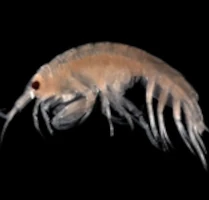
#> input picture CardDealer/microbe_pics/Amphipod.webp, 209 x 200 px; its folder holds 4 pictures in this run
$ python make_bingo_card.py
#> lines starting #> are read from the running program, lines starting #| are printed output that depends on the picture
#!/usr/bin/env python3

from os import path, listdir
from string import digits, ascii_letters
from random import shuffle, choices
import numpy as np
from PIL import Image, ImageDraw, ImageFont, ImageColor

OFFSET = np.array((143, 737))
SQUARE_SIZE = np.array((209,200))
OFFSET2 = np.array((8,8))
GAP = np.array((20,20))
TXT_OFFSET = np.array((134,1844))
FONT = ImageFont.truetype('LondrinaSolid-Regular.ttf', size=27)
COLOR = ImageColor.getrgb('#2c704a')
DIRNAME = "microbe_pics"

images = [Image.open(path.join(DIRNAME, file)) for file in listdir(DIRNAME)]
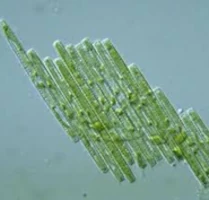
#> input picture CardDealer/microbe_pics/Baccilaria.webp, 209 x 200 px
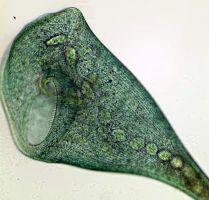
#> input picture CardDealer/microbe_pics/Blue Stentor.webp, 209 x 200 px
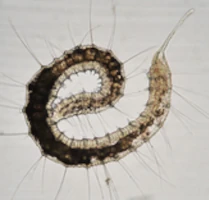
#> input picture CardDealer/microbe_pics/Bristleworm.webp, 209 x 200 px
shuffle(images)

canvas = Image.open("blank_model.png")
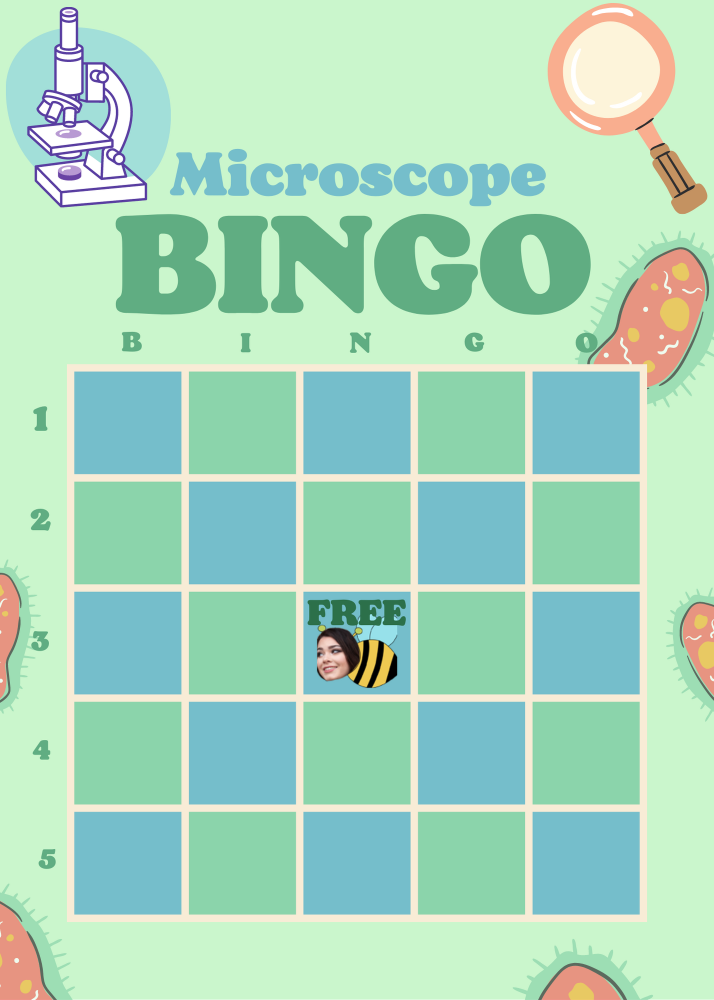
#> input picture CardDealer/blank_model.png, 1428 x 2000 px (shown at 1/2 size)
#> canvas is the input picture: PIL image 1428x2000 RGBA; mean R, G, B, A 169.7, 217.6, 191.1, 255

labels = ["","","","",""]
i = 0
for y in range(5):
	for x in range(5):
		if (x,y) != (2,2): # skip center square
#> (the run stopped early here; a loop or call above may not have finished)
